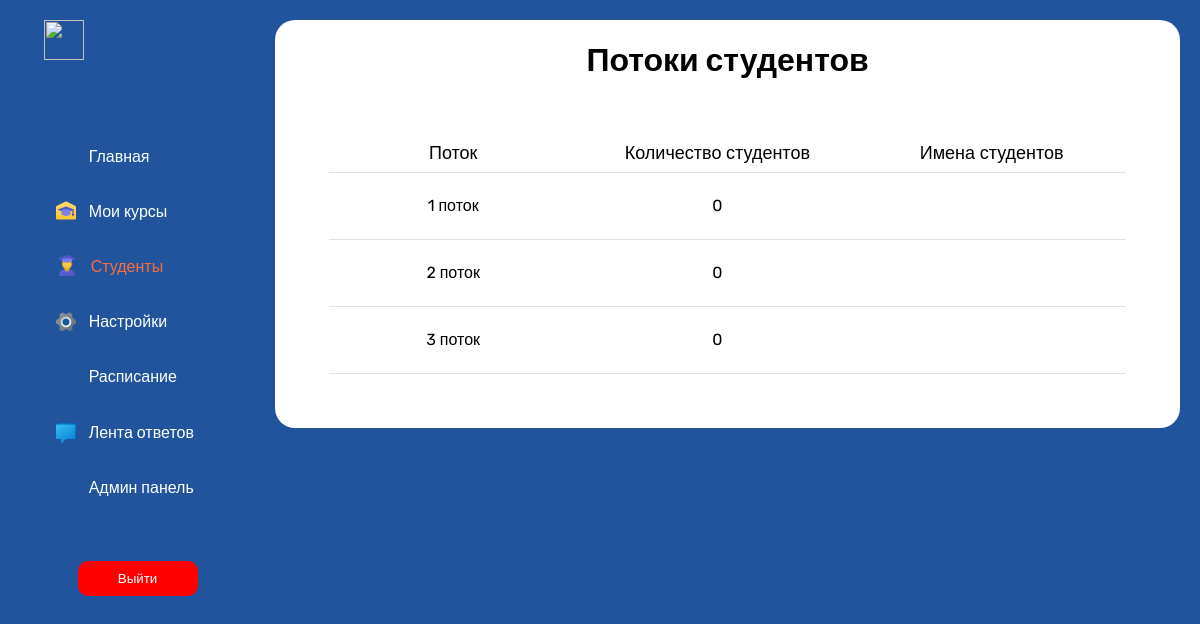
The page /users/curator/streams/ on the database as committed earlier.
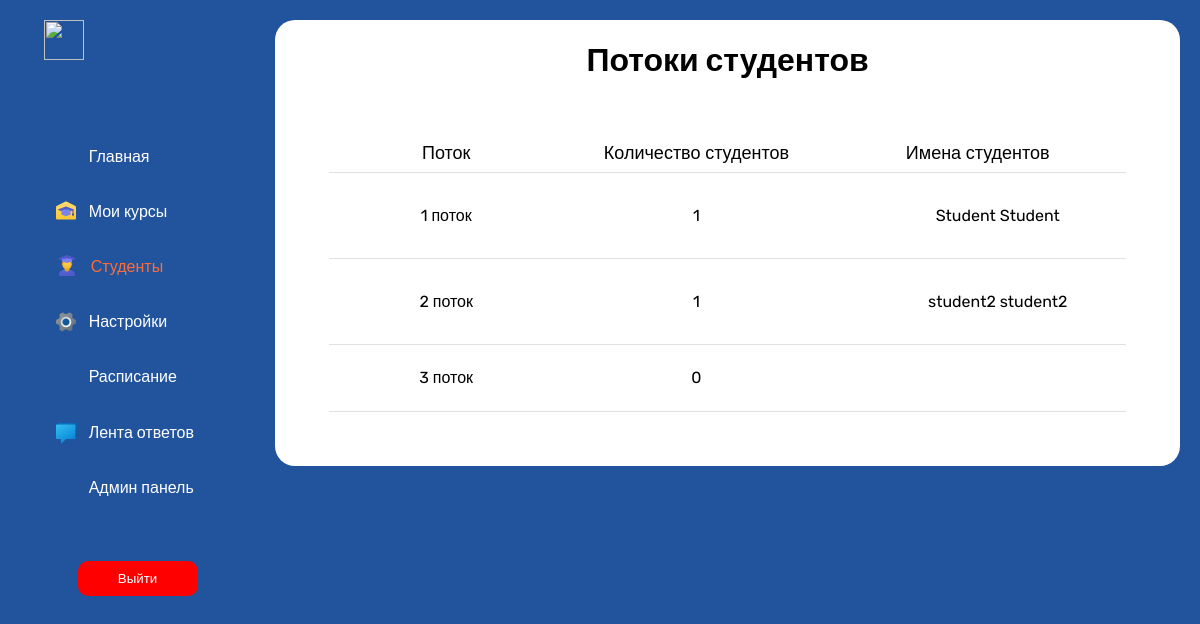
The same page on the database as committed later.
### users/models.py (models this page shows, shortened)
class Stream(models.Model):
    number = models.PositiveIntegerField()

class User(AbstractUser):
    ROLE_CHOICES = (
        ('student', 'Студент'),
        ('curator', 'Куратор'),
        ('admin', 'Администратор'),
    )
    image = models.ImageField(upload_to='users_images', null=True, blank=True)
    role = models.CharField(max_length=10, choices=ROLE_CHOICES, default='student')
    stream = models.ForeignKey('Stream', on_delete=models.SET_NULL, null=True, blank=True)

### curator/views.py (the view)
# urls.py: path('streams/', StreamListView.as_view(), name='stream_list'),
class StreamListView(ListView):
    model = Stream
    template_name = 'users/curator/streams.html'
    context_object_name = 'streams'

### users/templates/users/curator/streams.html (shortened to what this page needs)
{% extends 'users/curator/base.html' %}
{% load static %}
    {% block css %}<link rel="stylesheet" type="text/css" href="{% static 'admin/css/student.css' %}" rel="stylesheet">{% endblock %}
    {% block content %}
        <div class="content">
            <div style="text-align: center">
                <h1>Потоки студентов</h1>
                <div style="margin: 6%;" class="container">
                    <table class="stream-table">
                        <thead style="display: revert">
                            <tr>
                                <th>Поток</th>
                                <th>Количество студентов</th>
                                <th>Имена студентов</th>
                            </tr>
                        </thead>
                        <tbody>
                            {% for stream in streams %}
                                <tr>
                                    <td style="text-align: center">{{ stream.number }} поток</td>
                                    <td style="text-align: center">{{ stream.user_set.count }}</td>
                                    <td style="text-align: center">
                                        <ul class="student-list">
                                            {% for student in stream.user_set.all %}
                                                <li class="student-name">{{ student.first_name }} {{ student.last_name }}</li>
                                            {% endfor %}
                                        </ul>
                                    </td>
                                </tr>
                            {% endfor %}
                        </tbody>
                    </table>
                </div>
            </div>
        </div>
    {% endblock %}

Rows that differ between the two databases and show on the page:
changed Stream (number 1 of 3 on the later page): gains User (first_name "Student", last_name "Student"); user_set.count "0" → "1"
computed for Stream (number 2 of 3 on the later page): user_set.count "0" → "1"
added User: first_name "student2", last_name "student2", shown under Stream (number 2 of 3 on the later page)
